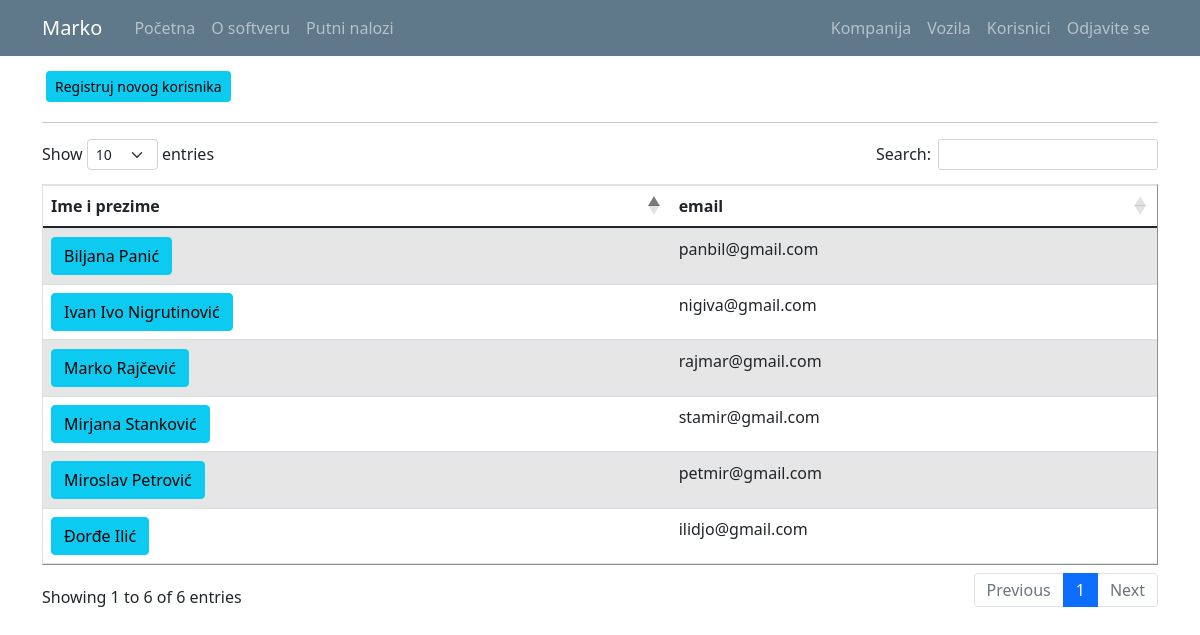
The page /user_list (signed in) on the database as committed earlier.
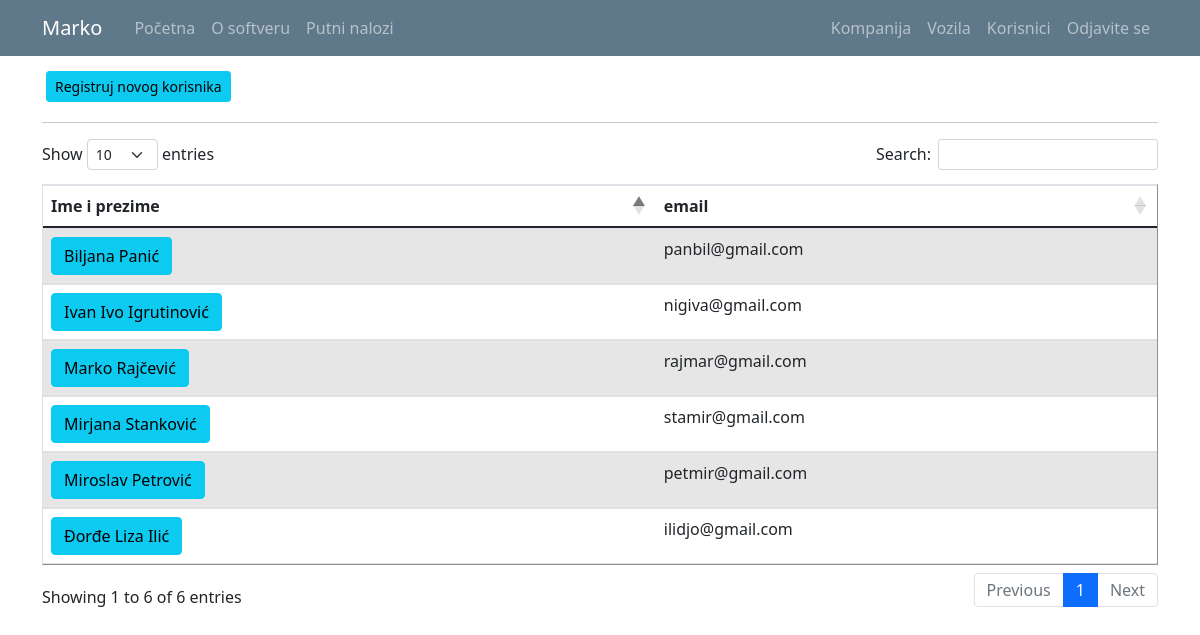
The same page on the database as committed later.
### putninalozi/models.py (models this page shows, shortened)
class User(db.Model, UserMixin):
    id = db.Column(db.Integer, primary_key=True)
    email = db.Column(db.String(120), unique=True, nullable=False)
    password = db.Column(db.String(60), nullable = False)
    name = db.Column(db.String(20), unique=False, nullable=False)
    surname = db.Column(db.String(20), unique=False, nullable=False)
    gender = db.Column(db.String(1)) #(0, "srednji"), (1, "muški"), (2, "ženski")
    workplace = db.Column(db.String(20), unique=False, nullable=False)
    authorization = db.Column(db.String(10), nullable = False) # ovde treba da budu tipovi korisnika: S_admin, C_admin, C_user
    company_id = db.Column(db.Integer, db.ForeignKey('company.id'), nullable=True)
    default_vehicle = db.Column(db.Integer) #kod radnika koji imaju svoj auto, da bude podrazumevana vrednost id tog vozila
    travelwarrants = db.relationship('TravelWarrant', backref='travelwarrant_user', lazy=True)

### putninalozi/users/routes.py (the view)
@users.route("/user_list")
def user_list():
    if not current_user.is_authenticated:
        flash('Da biste pristupili ovoj stranici treba da budete ulogovani.', 'danger')
        return redirect(url_for('users.login'))
    users = User.query.all()
    return render_template('user_list.html', title='Users', users=users)

### putninalozi/models.py (called while the page is built)
@login_manager.user_loader
def load_user(user_id):
    return User.query.get(int(user_id))

### putninalozi/templates/user_list.html (shortened to what this page needs)
{% extends "layout.html" %}
{% block content %}
{% if current_user.authorization != 'c_user' %}
  <a class="btn btn-info btn-sm m-1" href="{{ url_for('users.register_u') }}">Registruj novog korisnika</a>
{% endif %}
<hr>
<table id="data" border="1" class="table table-striped">
  {% if current_user.authorization == 's_admin' %}
    <thead>
      <tr id="header">
        <th>Ime i prezime</th>
        <th>Kompanija</th>
        <th>Autorizacija</th>
        <th>email</th>
      </tr>
    </thead>
    <tbody>
      {% for user in users %}
        <tr>
          <td> <a class="mr-2 btn btn-info" href="{{ url_for('users.user_profile', user_id=user.id) }}" title="Uređivanje Korisnika">{{ user.name }} {{ user.surname }}</a> </td>
          <td>{{ user.user_company.companyname }}</td>
          <td>{{ user.authorization }}</td>
          <td>{{ user.email }}</td>
        </tr>
      {% endfor %}
    </tbody>
  {% elif current_user.authorization == 'c_admin' %}
    <thead>
      <tr id="header">
        <th>Ime i prezime</th>
        <th>email</th>
      </tr>
    </thead>
    <tbody>
      {% for user in users %}
        {% if user.user_company.id == current_user.user_company.id %}
          <tr>
            <td> <a class="mr-2 btn btn-info" href="{{ url_for('users.user_profile', user_id=user.id) }}" title="Uređivanje Korisnika">{{ user.name }} {{ user.surname }}</a> </td>
            <td>{{ user.email }}</td>
          </tr>
        {% endif %}
      {% endfor %}
    </tbody>
  {% endif %}
</table>
{% endblock %}

Rows that differ between the two databases and show on the page:
changed User "Ivan Ivo": surname "Nigrutinović" → "Igrutinović"
changed User "Ilić": name "Đorđe" → "Đorđe Liza"
